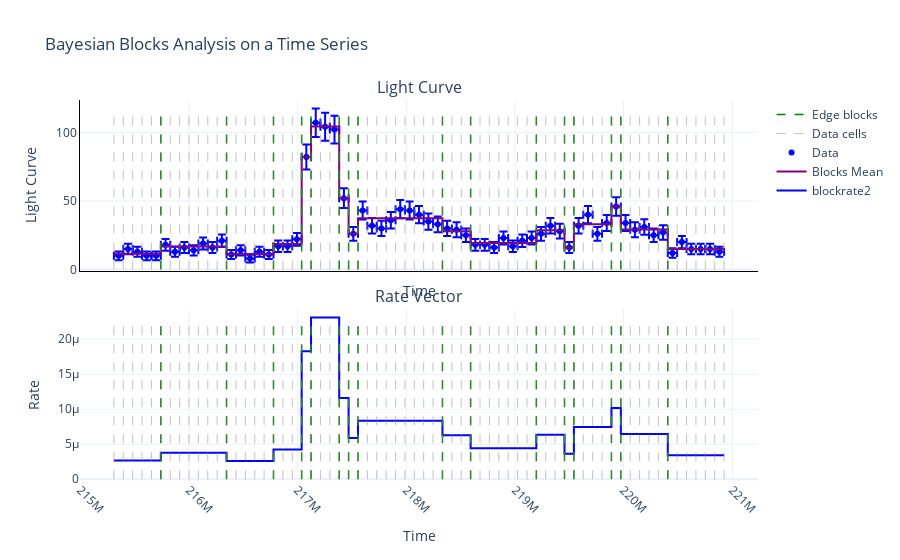

The notebook cell saved with this chart:
### Code cell
# Plot
ag_bb_ap.plotBayesianBlocks(saveImage=False, plotRate=True, plotDataCells=True)

### Figure 1 — Plotly figure (JSON) as saved in the notebook; plotly's stock layout.template omitted (floating-point values rounded to 4 significant figures)
{"data": [{"line": {"color": "green", "dash": "dash", "width": 1.5}, "mode": "lines", "name": "Edge blocks", "type": "scatter", "x": [null], "xaxis": "x", "y": [null], "yaxis": "y"}, {"line": {"color": "gray", "dash": "dash", "width": 0.5}, "mode": "lines", "name": "Data cells", "type": "scatter", "x": [null], "xaxis": "x", "y": [null], "yaxis": "y"}, {"error_x": {"array": [43200, 43200, 43200, 43200, 43200, 43200, 43200, 43200, 43200, 43200, 43200, 43200, 43200, 43200, 43200, 43200, 43200, 43200, 43200, 43200, 43200, 43200, 43200, 43200, 43200, 43200, 43200, 43200, 43200, 43200, 43200, 43200, 43200, 43200, 43200, 43200, 43200, 43200, 43200, 43200, 43200, 43200, 43200, 43200, 43200, 43200, 43200, 43200, 43200, 43200, 43200, 43200, 43200, 43200, 43200, 43200, 43200, 43200, 43200, 43200, 43200, 43200, 43200, 43200, 43200], "type": "data"}, "error_y": {"array": [3.162, 3.873, 3.606, 3.162, 3.162, 4.243, 3.606, 4, 3.742, 4.359, 4, 4.583, 3.317, 3.742, 2.828, 3.606, 3.317, 4.123, 4.123, 4.69, 9.055, 10.34, 10.2, 10.1, 7.211, 5.099, 6.557, 5.657, 5.477, 6, 6.633, 6.557, 6.325, 5.916, 5.745, 5.477, 5.385, 5, 4.243, 4.243, 4, 4.796, 4.123, 4.583, 4.796, 5.099, 5.657, 5.292, 4, 5.657, 6.325, 5.099, 5.831, 6.782, 5.831, 5.385, 5.568, 5, 5.196, 3.464, 4.472, 3.873, 3.873, 3.873, 3.606], "type": "data"}, "marker": {"color": "blue", "size": 6}, "mode": "markers", "name": "Data", "type": "scatter", "x": [215352000, 215438400, 215524800, 215611200, 215697600, 215784000, 215870400, 215956800, 216043200, 216129600, 216216000, 216302400, 216388800, 216475200, 216561600, 216648000, 216734400, 216820800, 216907200, 216993600, 217080000, 217166400, 217252800, 217339200, 217425600, 217512000, 217598400, 217684800, 217771200, 217857600, 217944000, 218030400, 218116800, 218203200, 218289600, 218376000, 218462400, 218548800, 218635200, 218721600, 218808000, 218894400, 218980800, 219067200, 219153600, 219240000, 219326400, 219412800, 219499200, 219585600, 219672000, 219758400, 219844800, 219931200, 220017600, 220104000, 220190400, 220276800, 220363200, 220449600, 220536000, 220622400, 220708800, 220795200, 220881600], "xaxis": "x", "y": [10, 15, 13, 10, 10, 18, 13, 16, 14, 19, 16, 21, 11, 14, 8, 13, 11, 17, 17, 22, 82, 107, 104, 102, 52, 26, 43, 32, 30, 36, 44, 43, 40, 35, 33, 30, 29, 25, 18, 18, 16, 23, 17, 21, 23, 26, 32, 28, 16, 32, 40, 26, 34, 46, 34, 29, 31, 25, 27, 12, 20, 15, 15, 15, 13], "yaxis": "y"}, {"line": {"color": "purple", "shape": "hv"}, "mode": "lines", "name": "Blocks Mean", "type": "scatter", "x": [215308800, 215395200, 215481600, 215568000, 215654400, 215740800, 215827200, 215913600, 216000000, 216086400, 216172800, 216259200, 216345600, 216432000, 216518400, 216604800, 216691200, 216777600, 216864000, 216950400, 217036800, 217123200, 217209600, 217296000, 217382400, 217468800, 217555200, 217641600, 217728000, 217814400, 217900800, 217987200, 218073600, 218160000, 218246400, 218332800, 218419200, 218505600, 218592000, 218678400, 218764800, 218851200, 218937600, 219024000, 219110400, 219196800, 219283200, 219369600, 219456000, 219542400, 219628800, 219715200, 219801600, 219888000, 219974400, 220060800, 220147200, 220233600, 220320000, 220406400, 220492800, 220579200, 220665600, 220752000, 220838400, 220924800], "xaxis": "x", "y": [11.6, 11.6, 11.6, 11.6, 11.6, 16.71, 16.71, 16.71, 16.71, 16.71, 16.71, 16.71, 11.4, 11.4, 11.4, 11.4, 11.4, 18.67, 18.67, 18.67, 82, 104.3, 104.3, 104.3, 52, 26, 37.33, 37.33, 37.33, 37.33, 37.33, 37.33, 37.33, 37.33, 37.33, 28, 28, 28, 19.43, 19.43, 19.43, 19.43, 19.43, 19.43, 19.43, 28.67, 28.67, 28.67, 16, 33, 33, 33, 33, 46, 29.2, 29.2, 29.2, 29.2, 29.2, 15, 15, 15, 15, 15, 15, 15], "yaxis": "y"}, {"line": {"color": "blue", "shape": "hv"}, "mode": "lines", "name": "blockrate2", "type": "scatter", "x": [215308800, 215395200, 215481600, 215568000, 215654400, 215740800, 215827200, 215913600, 216000000, 216086400, 216172800, 216259200, 216345600, 216432000, 216518400, 216604800, 216691200, 216777600, 216864000, 216950400, 217036800, 217123200, 217209600, 217296000, 217382400, 217468800, 217555200, 217641600, 217728000, 217814400, 217900800, 217987200, 218073600, 218160000, 218246400, 218332800, 218419200, 218505600, 218592000, 218678400, 218764800, 218851200, 218937600, 219024000, 219110400, 219196800, 219283200, 219369600, 219456000, 219542400, 219628800, 219715200, 219801600, 219888000, 219974400, 220060800, 220147200, 220233600, 220320000, 220406400, 220492800, 220579200, 220665600, 220752000, 220838400, 220924800], "xaxis": "x2", "y": [2.671e-06, 2.671e-06, 2.671e-06, 2.671e-06, 2.671e-06, 3.795e-06, 3.795e-06, 3.795e-06, 3.795e-06, 3.795e-06, 3.795e-06, 3.795e-06, 2.602e-06, 2.602e-06, 2.602e-06, 2.602e-06, 2.602e-06, 4.242e-06, 4.242e-06, 4.242e-06, 1.828e-05, 2.309e-05, 2.309e-05, 2.309e-05, 1.159e-05, 5.885e-06, 8.337e-06, 8.337e-06, 8.337e-06, 8.337e-06, 8.337e-06, 8.337e-06, 8.337e-06, 8.337e-06, 8.337e-06, 6.296e-06, 6.296e-06, 6.296e-06, 4.411e-06, 4.411e-06, 4.411e-06, 4.411e-06, 4.411e-06, 4.411e-06, 4.411e-06, 6.372e-06, 6.372e-06, 6.372e-06, 3.637e-06, 7.457e-06, 7.457e-06, 7.457e-06, 7.457e-06, 1.018e-05, 6.475e-06, 6.475e-06, 6.475e-06, 6.475e-06, 6.475e-06, 3.435e-06, 3.435e-06, 3.435e-06, 3.435e-06, 3.435e-06, 3.435e-06, 3.435e-06], "yaxis": "y2"}], "layout": {"annotations": [{"font": {"size": 16}, "showarrow": false, "text": "Light Curve", "x": 0.5, "xanchor": "center", "xref": "paper", "y": 1, "yanchor": "bottom", "yref": "paper"}, {"font": {"size": 16}, "showarrow": false, "text": "Rate Vector", "x": 0.5, "xanchor": "center", "xref": "paper", "y": 0.45, "yanchor": "bottom", "yref": "paper"}], "hovermode": "closest", "shapes": [{"line": {"color": "green", "dash": "dash", "width": 1.5}, "name": "Edge blocks", "type": "line", "x0": 215740800, "x1": 215740800, "xref": "x", "y0": 0, "y1": 117.3, "yref": "y"}, {"line": {"color": "green", "dash": "dash", "width": 1.5}, "name": "Edge blocks", "type": "line", "x0": 216345600, "x1": 216345600, "xref": "x", "y0": 0, "y1": 117.3, "yref": "y"}, {"line": {"color": "green", "dash": "dash", "width": 1.5}, "name": "Edge blocks", "type": "line", "x0": 216777600, "x1": 216777600, "xref": "x", "y0": 0, "y1": 117.3, "yref": "y"}, {"line": {"color": "green", "dash": "dash", "width": 1.5}, "name": "Edge blocks", "type": "line", "x0": 217036800, "x1": 217036800, "xref": "x", "y0": 0, "y1": 117.3, "yref": "y"}, {"line": {"color": "green", "dash": "dash", "width": 1.5}, "name": "Edge blocks", "type": "line", "x0": 217123200, "x1": 217123200, "xref": "x", "y0": 0, "y1": 117.3, "yref": "y"}, {"line": {"color": "green", "dash": "dash", "width": 1.5}, "name": "Edge blocks", "type": "line", "x0": 217382400, "x1": 217382400, "xref": "x", "y0": 0, "y1": 117.3, "yref": "y"}, {"line": {"color": "green", "dash": "dash", "width": 1.5}, "name": "Edge blocks", "type": "line", "x0": 217468800, "x1": 217468800, "xref": "x", "y0": 0, "y1": 117.3, "yref": "y"}, {"line": {"color": "green", "dash": "dash", "width": 1.5}, "name": "Edge blocks", "type": "line", "x0": 217555200, "x1": 217555200, "xref": "x", "y0": 0, "y1": 117.3, "yref": "y"}, {"line": {"color": "green", "dash": "dash", "width": 1.5}, "name": "Edge blocks", "type": "line", "x0": 218332800, "x1": 218332800, "xref": "x", "y0": 0, "y1": 117.3, "yref": "y"}, {"line": {"color": "green", "dash": "dash", "width": 1.5}, "name": "Edge blocks", "type": "line", "x0": 218592000, "x1": 218592000, "xref": "x", "y0": 0, "y1": 117.3, "yref": "y"}, {"line": {"color": "green", "dash": "dash", "width": 1.5}, "name": "Edge blocks", "type": "line", "x0": 219196800, "x1": 219196800, "xref": "x", "y0": 0, "y1": 117.3, "yref": "y"}, {"line": {"color": "green", "dash": "dash", "width": 1.5}, "name": "Edge blocks", "type": "line", "x0": 219456000, "x1": 219456000, "xref": "x", "y0": 0, "y1": 117.3, "yref": "y"}, {"line": {"color": "green", "dash": "dash", "width": 1.5}, "name": "Edge blocks", "type": "line", "x0": 219542400, "x1": 219542400, "xref": "x", "y0": 0, "y1": 117.3, "yref": "y"}, {"line": {"color": "green", "dash": "dash", "width": 1.5}, "name": "Edge blocks", "type": "line", "x0": 219888000, "x1": 219888000, "xref": "x", "y0": 0, "y1": 117.3, "yref": "y"}, {"line": {"color": "green", "dash": "dash", "width": 1.5}, "name": "Edge blocks", "type": "line", "x0": 219974400, "x1": 219974400, "xref": "x", "y0": 0, "y1": 117.3, "yref": "y"}, {"line": {"color": "green", "dash": "dash", "width": 1.5}, "name": "Edge blocks", "type": "line", "x0": 220406400, "x1": 220406400, "xref": "x", "y0": 0, "y1": 117.3, "yref": "y"}, {"line": {"color": "gray", "dash": "dash", "width": 0.5}, "name": "Data cells", "type": "line", "x0": 215308800, "x1": 215308800, "xref": "x", "y0": 0, "y1": 117.3, "yref": "y"}, {"line": {"color": "gray", "dash": "dash", "width": 0.5}, "name": "Data cells", "type": "line", "x0": 215395200, "x1": 215395200, "xref": "x", "y0": 0, "y1": 117.3, "yref": "y"}, {"line": {"color": "gray", "dash": "dash", "width": 0.5}, "name": "Data cells", "type": "line", "x0": 215481600, "x1": 215481600, "xref": "x", "y0": 0, "y1": 117.3, "yref": "y"}, {"line": {"color": "gray", "dash": "dash", "width": 0.5}, "name": "Data cells", "type": "line", "x0": 215568000, "x1": 215568000, "xref": "x", "y0": 0, "y1": 117.3, "yref": "y"}, {"line": {"color": "gray", "dash": "dash", "width": 0.5}, "name": "Data cells", "type": "line", "x0": 215654400, "x1": 215654400, "xref": "x", "y0": 0, "y1": 117.3, "yref": "y"}, {"line": {"color": "gray", "dash": "dash", "width": 0.5}, "name": "Data cells", "type": "line", "x0": 215740800, "x1": 215740800, "xref": "x", "y0": 0, "y1": 117.3, "yref": "y"}, {"line": {"color": "gray", "dash": "dash", "width": 0.5}, "name": "Data cells", "type": "line", "x0": 215827200, "x1": 215827200, "xref": "x", "y0": 0, "y1": 117.3, "yref": "y"}, {"line": {"color": "gray", "dash": "dash", "width": 0.5}, "name": "Data cells", "type": "line", "x0": 215913600, "x1": 215913600, "xref": "x", "y0": 0, "y1": 117.3, "yref": "y"}, {"line": {"color": "gray", "dash": "dash", "width": 0.5}, "name": "Data cells", "type": "line", "x0": 216000000, "x1": 216000000, "xref": "x", "y0": 0, "y1": 117.3, "yref": "y"}, {"line": {"color": "gray", "dash": "dash", "width": 0.5}, "name": "Data cells", "type": "line", "x0": 216086400, "x1": 216086400, "xref": "x", "y0": 0, "y1": 117.3, "yref": "y"}, {"line": {"color": "gray", "dash": "dash", "width": 0.5}, "name": "Data cells", "type": "line", "x0": 216172800, "x1": 216172800, "xref": "x", "y0": 0, "y1": 117.3, "yref": "y"}, {"line": {"color": "gray", "dash": "dash", "width": 0.5}, "name": "Data cells", "type": "line", "x0": 216259200, "x1": 216259200, "xref": "x", "y0": 0, "y1": 117.3, "yref": "y"}, {"line": {"color": "gray", "dash": "dash", "width": 0.5}, "name": "Data cells", "type": "line", "x0": 216345600, "x1": 216345600, "xref": "x", "y0": 0, "y1": 117.3, "yref": "y"}, {"line": {"color": "gray", "dash": "dash", "width": 0.5}, "name": "Data cells", "type": "line", "x0": 216432000, "x1": 216432000, "xref": "x", "y0": 0, "y1": 117.3, "yref": "y"}, {"line": {"color": "gray", "dash": "dash", "width": 0.5}, "name": "Data cells", "type": "line", "x0": 216518400, "x1": 216518400, "xref": "x", "y0": 0, "y1": 117.3, "yref": "y"}, {"line": {"color": "gray", "dash": "dash", "width": 0.5}, "name": "Data cells", "type": "line", "x0": 216604800, "x1": 216604800, "xref": "x", "y0": 0, "y1": 117.3, "yref": "y"}, {"line": {"color": "gray", "dash": "dash", "width": 0.5}, "name": "Data cells", "type": "line", "x0": 216691200, "x1": 216691200, "xref": "x", "y0": 0, "y1": 117.3, "yref": "y"}, {"line": {"color": "gray", "dash": "dash", "width": 0.5}, "name": "Data cells", "type": "line", "x0": 216777600, "x1": 216777600, "xref": "x", "y0": 0, "y1": 117.3, "yref": "y"}, {"line": {"color": "gray", "dash": "dash", "width": 0.5}, "name": "Data cells", "type": "line", "x0": 216864000, "x1": 216864000, "xref": "x", "y0": 0, "y1": 117.3, "yref": "y"}, {"line": {"color": "gray", "dash": "dash", "width": 0.5}, "name": "Data cells", "type": "line", "x0": 216950400, "x1": 216950400, "xref": "x", "y0": 0, "y1": 117.3, "yref": "y"}, {"line": {"color": "gray", "dash": "dash", "width": 0.5}, "name": "Data cells", "type": "line", "x0": 217036800, "x1": 217036800, "xref": "x", "y0": 0, "y1": 117.3, "yref": "y"}, {"line": {"color": "gray", "dash": "dash", "width": 0.5}, "name": "Data cells", "type": "line", "x0": 217123200, "x1": 217123200, "xref": "x", "y0": 0, "y1": 117.3, "yref": "y"}, {"line": {"color": "gray", "dash": "dash", "width": 0.5}, "name": "Data cells", "type": "line", "x0": 217209600, "x1": 217209600, "xref": "x", "y0": 0, "y1": 117.3, "yref": "y"}, {"line": {"color": "gray", "dash": "dash", "width": 0.5}, "name": "Data cells", "type": "line", "x0": 217296000, "x1": 217296000, "xref": "x", "y0": 0, "y1": 117.3, "yref": "y"}, {"line": {"color": "gray", "dash": "dash", "width": 0.5}, "name": "Data cells", "type": "line", "x0": 217382400, "x1": 217382400, "xref": "x", "y0": 0, "y1": 117.3, "yref": "y"}, {"line": {"color": "gray", "dash": "dash", "width": 0.5}, "name": "Data cells", "type": "line", "x0": 217468800, "x1": 217468800, "xref": "x", "y0": 0, "y1": 117.3, "yref": "y"}, {"line": {"color": "gray", "dash": "dash", "width": 0.5}, "name": "Data cells", "type": "line", "x0": 217555200, "x1": 217555200, "xref": "x", "y0": 0, "y1": 117.3, "yref": "y"}, {"line": {"color": "gray", "dash": "dash", "width": 0.5}, "name": "Data cells", "type": "line", "x0": 217641600, "x1": 217641600, "xref": "x", "y0": 0, "y1": 117.3, "yref": "y"}, {"line": {"color": "gray", "dash": "dash", "width": 0.5}, "name": "Data cells", "type": "line", "x0": 217728000, "x1": 217728000, "xref": "x", "y0": 0, "y1": 117.3, "yref": "y"}, {"line": {"color": "gray", "dash": "dash", "width": 0.5}, "name": "Data cells", "type": "line", "x0": 217814400, "x1": 217814400, "xref": "x", "y0": 0, "y1": 117.3, "yref": "y"}, {"line": {"color": "gray", "dash": "dash", "width": 0.5}, "name": "Data cells", "type": "line", "x0": 217900800, "x1": 217900800, "xref": "x", "y0": 0, "y1": 117.3, "yref": "y"}, {"line": {"color": "gray", "dash": "dash", "width": 0.5}, "name": "Data cells", "type": "line", "x0": 217987200, "x1": 217987200, "xref": "x", "y0": 0, "y1": 117.3, "yref": "y"}, {"line": {"color": "gray", "dash": "dash", "width": 0.5}, "name": "Data cells", "type": "line", "x0": 218073600, "x1": 218073600, "xref": "x", "y0": 0, "y1": 117.3, "yref": "y"}, {"line": {"color": "gray", "dash": "dash", "width": 0.5}, "name": "Data cells", "type": "line", "x0": 218160000, "x1": 218160000, "xref": "x", "y0": 0, "y1": 117.3, "yref": "y"}, {"line": {"color": "gray", "dash": "dash", "width": 0.5}, "name": "Data cells", "type": "line", "x0": 218246400, "x1": 218246400, "xref": "x", "y0": 0, "y1": 117.3, "yref": "y"}, {"line": {"color": "gray", "dash": "dash", "width": 0.5}, "name": "Data cells", "type": "line", "x0": 218332800, "x1": 218332800, "xref": "x", "y0": 0, "y1": 117.3, "yref": "y"}, {"line": {"color": "gray", "dash": "dash", "width": 0.5}, "name": "Data cells", "type": "line", "x0": 218419200, "x1": 218419200, "xref": "x", "y0": 0, "y1": 117.3, "yref": "y"}, {"line": {"color": "gray", "dash": "dash", "width": 0.5}, "name": "Data cells", "type": "line", "x0": 218505600, "x1": 218505600, "xref": "x", "y0": 0, "y1": 117.3, "yref": "y"}, {"line": {"color": "gray", "dash": "dash", "width": 0.5}, "name": "Data cells", "type": "line", "x0": 218592000, "x1": 218592000, "xref": "x", "y0": 0, "y1": 117.3, "yref": "y"}, {"line": {"color": "gray", "dash": "dash", "width": 0.5}, "name": "Data cells", "type": "line", "x0": 218678400, "x1": 218678400, "xref": "x", "y0": 0, "y1": 117.3, "yref": "y"}, {"line": {"color": "gray", "dash": "dash", "width": 0.5}, "name": "Data cells", "type": "line", "x0": 218764800, "x1": 218764800, "xref": "x", "y0": 0, "y1": 117.3, "yref": "y"}, {"line": {"color": "gray", "dash": "dash", "width": 0.5}, "name": "Data cells", "type": "line", "x0": 218851200, "x1": 218851200, "xref": "x", "y0": 0, "y1": 117.3, "yref": "y"}, {"line": {"color": "gray", "dash": "dash", "width": 0.5}, "name": "Data cells", "type": "line", "x0": 218937600, "x1": 218937600, "xref": "x", "y0": 0, "y1": 117.3, "yref": "y"}, {"line": {"color": "gray", "dash": "dash", "width": 0.5}, "name": "Data cells", "type": "line", "x0": 219024000, "x1": 219024000, "xref": "x", "y0": 0, "y1": 117.3, "yref": "y"}, {"line": {"color": "gray", "dash": "dash", "width": 0.5}, "name": "Data cells", "type": "line", "x0": 219110400, "x1": 219110400, "xref": "x", "y0": 0, "y1": 117.3, "yref": "y"}, {"line": {"color": "gray", "dash": "dash", "width": 0.5}, "name": "Data cells", "type": "line", "x0": 219196800, "x1": 219196800, "xref": "x", "y0": 0, "y1": 117.3, "yref": "y"}, {"line": {"color": "gray", "dash": "dash", "width": 0.5}, "name": "Data cells", "type": "line", "x0": 219283200, "x1": 219283200, "xref": "x", "y0": 0, "y1": 117.3, "yref": "y"}, {"line": {"color": "gray", "dash": "dash", "width": 0.5}, "name": "Data cells", "type": "line", "x0": 219369600, "x1": 219369600, "xref": "x", "y0": 0, "y1": 117.3, "yref": "y"}, {"line": {"color": "gray", "dash": "dash", "width": 0.5}, "name": "Data cells", "type": "line", "x0": 219456000, "x1": 219456000, "xref": "x", "y0": 0, "y1": 117.3, "yref": "y"}, {"line": {"color": "gray", "dash": "dash", "width": 0.5}, "name": "Data cells", "type": "line", "x0": 219542400, "x1": 219542400, "xref": "x", "y0": 0, "y1": 117.3, "yref": "y"}, {"line": {"color": "gray", "dash": "dash", "width": 0.5}, "name": "Data cells", "type": "line", "x0": 219628800, "x1": 219628800, "xref": "x", "y0": 0, "y1": 117.3, "yref": "y"}, {"line": {"color": "gray", "dash": "dash", "width": 0.5}, "name": "Data cells", "type": "line", "x0": 219715200, "x1": 219715200, "xref": "x", "y0": 0, "y1": 117.3, "yref": "y"}, {"line": {"color": "gray", "dash": "dash", "width": 0.5}, "name": "Data cells", "type": "line", "x0": 219801600, "x1": 219801600, "xref": "x", "y0": 0, "y1": 117.3, "yref": "y"}, {"line": {"color": "gray", "dash": "dash", "width": 0.5}, "name": "Data cells", "type": "line", "x0": 219888000, "x1": 219888000, "xref": "x", "y0": 0, "y1": 117.3, "yref": "y"}, {"line": {"color": "gray", "dash": "dash", "width": 0.5}, "name": "Data cells", "type": "line", "x0": 219974400, "x1": 219974400, "xref": "x", "y0": 0, "y1": 117.3, "yref": "y"}, {"line": {"color": "gray", "dash": "dash", "width": 0.5}, "name": "Data cells", "type": "line", "x0": 220060800, "x1": 220060800, "xref": "x", "y0": 0, "y1": 117.3, "yref": "y"}, {"line": {"color": "gray", "dash": "dash", "width": 0.5}, "name": "Data cells", "type": "line", "x0": 220147200, "x1": 220147200, "xref": "x", "y0": 0, "y1": 117.3, "yref": "y"}, {"line": {"color": "gray", "dash": "dash", "width": 0.5}, "name": "Data cells", "type": "line", "x0": 220233600, "x1": 220233600, "xref": "x", "y0": 0, "y1": 117.3, "yref": "y"}, {"line": {"color": "gray", "dash": "dash", "width": 0.5}, "name": "Data cells", "type": "line", "x0": 220320000, "x1": 220320000, "xref": "x", "y0": 0, "y1": 117.3, "yref": "y"}, {"line": {"color": "gray", "dash": "dash", "width": 0.5}, "name": "Data cells", "type": "line", "x0": 220406400, "x1": 220406400, "xref": "x", "y0": 0, "y1": 117.3, "yref": "y"}, {"line": {"color": "gray", "dash": "dash", "width": 0.5}, "name": "Data cells", "type": "line", "x0": 220492800, "x1": 220492800, "xref": "x", "y0": 0, "y1": 117.3, "yref": "y"}, {"line": {"color": "gray", "dash": "dash", "width": 0.5}, "name": "Data cells", "type": "line", "x0": 220579200, "x1": 220579200, "xref": "x", "y0": 0, "y1": 117.3, "yref": "y"}, {"line": {"color": "gray", "dash": "dash", "width": 0.5}, "name": "Data cells", "type": "line", "x0": 220665600, "x1": 220665600, "xref": "x", "y0": 0, "y1": 117.3, "yref": "y"}, {"line": {"color": "gray", "dash": "dash", "width": 0.5}, "name": "Data cells", "type": "line", "x0": 220752000, "x1": 220752000, "xref": "x", "y0": 0, "y1": 117.3, "yref": "y"}, {"line": {"color": "gray", "dash": "dash", "width": 0.5}, "name": "Data cells", "type": "line", "x0": 220838400, "x1": 220838400, "xref": "x", "y0": 0, "y1": 117.3, "yref": "y"}, {"line": {"color": "gray", "dash": "dash", "width": 0.5}, "name": "Data cells", "type": "line", "x0": 220924800, "x1": 220924800, "xref": "x", "y0": 0, "y1": 117.3, "yref": "y"}, {"line": {"color": "green", "dash": "dash", "width": 1.5}, "type": "line", "x0": 215740800, "x1": 215740800, "xref": "x2", "y0": 0, "y1": 2.309e-05, "yref": "y2"}, {"line": {"color": "green", "dash": "dash", "width": 1.5}, "type": "line", "x0": 216345600, "x1": 216345600, "xref": "x2", "y0": 0, "y1": 2.309e-05, "yref": "y2"}, {"line": {"color": "green", "dash": "dash", "width": 1.5}, "type": "line", "x0": 216777600, "x1": 216777600, "xref": "x2", "y0": 0, "y1": 2.309e-05, "yref": "y2"}, {"line": {"color": "green", "dash": "dash", "width": 1.5}, "type": "line", "x0": 217036800, "x1": 217036800, "xref": "x2", "y0": 0, "y1": 2.309e-05, "yref": "y2"}, {"line": {"color": "green", "dash": "dash", "width": 1.5}, "type": "line", "x0": 217123200, "x1": 217123200, "xref": "x2", "y0": 0, "y1": 2.309e-05, "yref": "y2"}, {"line": {"color": "green", "dash": "dash", "width": 1.5}, "type": "line", "x0": 217382400, "x1": 217382400, "xref": "x2", "y0": 0, "y1": 2.309e-05, "yref": "y2"}, {"line": {"color": "green", "dash": "dash", "width": 1.5}, "type": "line", "x0": 217468800, "x1": 217468800, "xref": "x2", "y0": 0, "y1": 2.309e-05, "yref": "y2"}, {"line": {"color": "green", "dash": "dash", "width": 1.5}, "type": "line", "x0": 217555200, "x1": 217555200, "xref": "x2", "y0": 0, "y1": 2.309e-05, "yref": "y2"}, {"line": {"color": "green", "dash": "dash", "width": 1.5}, "type": "line", "x0": 218332800, "x1": 218332800, "xref": "x2", "y0": 0, "y1": 2.309e-05, "yref": "y2"}, {"line": {"color": "green", "dash": "dash", "width": 1.5}, "type": "line", "x0": 218592000, "x1": 218592000, "xref": "x2", "y0": 0, "y1": 2.309e-05, "yref": "y2"}, {"line": {"color": "green", "dash": "dash", "width": 1.5}, "type": "line", "x0": 219196800, "x1": 219196800, "xref": "x2", "y0": 0, "y1": 2.309e-05, "yref": "y2"}, {"line": {"color": "green", "dash": "dash", "width": 1.5}, "type": "line", "x0": 219456000, "x1": 219456000, "xref": "x2", "y0": 0, "y1": 2.309e-05, "yref": "y2"}, {"line": {"color": "green", "dash": "dash", "width": 1.5}, "type": "line", "x0": 219542400, "x1": 219542400, "xref": "x2", "y0": 0, "y1": 2.309e-05, "yref": "y2"}, {"line": {"color": "green", "dash": "dash", "width": 1.5}, "type": "line", "x0": 219888000, "x1": 219888000, "xref": "x2", "y0": 0, "y1": 2.309e-05, "yref": "y2"}, {"line": {"color": "green", "dash": "dash", "width": 1.5}, "type": "line", "x0": 219974400, "x1": 219974400, "xref": "x2", "y0": 0, "y1": 2.309e-05, "yref": "y2"}, {"line": {"color": "green", "dash": "dash", "width": 1.5}, "type": "line", "x0": 220406400, "x1": 220406400, "xref": "x2", "y0": 0, "y1": 2.309e-05, "yref": "y2"}, {"line": {"color": "gray", "dash": "dash", "width": 0.5}, "type": "line", "x0": 215308800, "x1": 215308800, "xref": "x2", "y0": 0, "y1": 2.309e-05, "yref": "y2"}, {"line": {"color": "gray", "dash": "dash", "width": 0.5}, "type": "line", "x0": 215395200, "x1": 215395200, "xref": "x2", "y0": 0, "y1": 2.309e-05, "yref": "y2"}, {"line": {"color": "gray", "dash": "dash", "width": 0.5}, "type": "line", "x0": 215481600, "x1": 215481600, "xref": "x2", "y0": 0, "y1": 2.309e-05, "yref": "y2"}, {"line": {"color": "gray", "dash": "dash", "width": 0.5}, "type": "line", "x0": 215568000, "x1": 215568000, "xref": "x2", "y0": 0, "y1": 2.309e-05, "yref": "y2"}, {"line": {"color": "gray", "dash": "dash", "width": 0.5}, "type": "line", "x0": 215654400, "x1": 215654400, "xref": "x2", "y0": 0, "y1": 2.309e-05, "yref": "y2"}, {"line": {"color": "gray", "dash": "dash", "width": 0.5}, "type": "line", "x0": 215740800, "x1": 215740800, "xref": "x2", "y0": 0, "y1": 2.309e-05, "yref": "y2"}, {"line": {"color": "gray", "dash": "dash", "width": 0.5}, "type": "line", "x0": 215827200, "x1": 215827200, "xref": "x2", "y0": 0, "y1": 2.309e-05, "yref": "y2"}, {"line": {"color": "gray", "dash": "dash", "width": 0.5}, "type": "line", "x0": 215913600, "x1": 215913600, "xref": "x2", "y0": 0, "y1": 2.309e-05, "yref": "y2"}, {"line": {"color": "gray", "dash": "dash", "width": 0.5}, "type": "line", "x0": 216000000, "x1": 216000000, "xref": "x2", "y0": 0, "y1": 2.309e-05, "yref": "y2"}, {"line": {"color": "gray", "dash": "dash", "width": 0.5}, "type": "line", "x0": 216086400, "x1": 216086400, "xref": "x2", "y0": 0, "y1": 2.309e-05, "yref": "y2"}, {"line": {"color": "gray", "dash": "dash", "width": 0.5}, "type": "line", "x0": 216172800, "x1": 216172800, "xref": "x2", "y0": 0, "y1": 2.309e-05, "yref": "y2"}, {"line": {"color": "gray", "dash": "dash", "width": 0.5}, "type": "line", "x0": 216259200, "x1": 216259200, "xref": "x2", "y0": 0, "y1": 2.309e-05, "yref": "y2"}, {"line": {"color": "gray", "dash": "dash", "width": 0.5}, "type": "line", "x0": 216345600, "x1": 216345600, "xref": "x2", "y0": 0, "y1": 2.309e-05, "yref": "y2"}, {"line": {"color": "gray", "dash": "dash", "width": 0.5}, "type": "line", "x0": 216432000, "x1": 216432000, "xref": "x2", "y0": 0, "y1": 2.309e-05, "yref": "y2"}, {"line": {"color": "gray", "dash": "dash", "width": 0.5}, "type": "line", "x0": 216518400, "x1": 216518400, "xref": "x2", "y0": 0, "y1": 2.309e-05, "yref": "y2"}, {"line": {"color": "gray", "dash": "dash", "width": 0.5}, "type": "line", "x0": 216604800, "x1": 216604800, "xref": "x2", "y0": 0, "y1": 2.309e-05, "yref": "y2"}, {"line": {"color": "gray", "dash": "dash", "width": 0.5}, "type": "line", "x0": 216691200, "x1": 216691200, "xref": "x2", "y0": 0, "y1": 2.309e-05, "yref": "y2"}, {"line": {"color": "gray", "dash": "dash", "width": 0.5}, "type": "line", "x0": 216777600, "x1": 216777600, "xref": "x2", "y0": 0, "y1": 2.309e-05, "yref": "y2"}, {"line": {"color": "gray", "dash": "dash", "width": 0.5}, "type": "line", "x0": 216864000, "x1": 216864000, "xref": "x2", "y0": 0, "y1": 2.309e-05, "yref": "y2"}, {"line": {"color": "gray", "dash": "dash", "width": 0.5}, "type": "line", "x0": 216950400, "x1": 216950400, "xref": "x2", "y0": 0, "y1": 2.309e-05, "yref": "y2"}, {"line": {"color": "gray", "dash": "dash", "width": 0.5}, "type": "line", "x0": 217036800, "x1": 217036800, "xref": "x2", "y0": 0, "y1": 2.309e-05, "yref": "y2"}, {"line": {"color": "gray", "dash": "dash", "width": 0.5}, "type": "line", "x0": 217123200, "x1": 217123200, "xref": "x2", "y0": 0, "y1": 2.309e-05, "yref": "y2"}, {"line": {"color": "gray", "dash": "dash", "width": 0.5}, "type": "line", "x0": 217209600, "x1": 217209600, "xref": "x2", "y0": 0, "y1": 2.309e-05, "yref": "y2"}, {"line": {"color": "gray", "dash": "dash", "width": 0.5}, "type": "line", "x0": 217296000, "x1": 217296000, "xref": "x2", "y0": 0, "y1": 2.309e-05, "yref": "y2"}, {"line": {"color": "gray", "dash": "dash", "width": 0.5}, "type": "line", "x0": 217382400, "x1": 217382400, "xref": "x2", "y0": 0, "y1": 2.309e-05, "yref": "y2"}, {"line": {"color": "gray", "dash": "dash", "width": 0.5}, "type": "line", "x0": 217468800, "x1": 217468800, "xref": "x2", "y0": 0, "y1": 2.309e-05, "yref": "y2"}, {"line": {"color": "gray", "dash": "dash", "width": 0.5}, "type": "line", "x0": 217555200, "x1": 217555200, "xref": "x2", "y0": 0, "y1": 2.309e-05, "yref": "y2"}, {"line": {"color": "gray", "dash": "dash", "width": 0.5}, "type": "line", "x0": 217641600, "x1": 217641600, "xref": "x2", "y0": 0, "y1": 2.309e-05, "yref": "y2"}, {"line": {"color": "gray", "dash": "dash", "width": 0.5}, "type": "line", "x0": 217728000, "x1": 217728000, "xref": "x2", "y0": 0, "y1": 2.309e-05, "yref": "y2"}, {"line": {"color": "gray", "dash": "dash", "width": 0.5}, "type": "line", "x0": 217814400, "x1": 217814400, "xref": "x2", "y0": 0, "y1": 2.309e-05, "yref": "y2"}, {"line": {"color": "gray", "dash": "dash", "width": 0.5}, "type": "line", "x0": 217900800, "x1": 217900800, "xref": "x2", "y0": 0, "y1": 2.309e-05, "yref": "y2"}, {"line": {"color": "gray", "dash": "dash", "width": 0.5}, "type": "line", "x0": 217987200, "x1": 217987200, "xref": "x2", "y0": 0, "y1": 2.309e-05, "yref": "y2"}, {"line": {"color": "gray", "dash": "dash", "width": 0.5}, "type": "line", "x0": 218073600, "x1": 218073600, "xref": "x2", "y0": 0, "y1": 2.309e-05, "yref": "y2"}, {"line": {"color": "gray", "dash": "dash", "width": 0.5}, "type": "line", "x0": 218160000, "x1": 218160000, "xref": "x2", "y0": 0, "y1": 2.309e-05, "yref": "y2"}, {"line": {"color": "gray", "dash": "dash", "width": 0.5}, "type": "line", "x0": 218246400, "x1": 218246400, "xref": "x2", "y0": 0, "y1": 2.309e-05, "yref": "y2"}, {"line": {"color": "gray", "dash": "dash", "width": 0.5}, "type": "line", "x0": 218332800, "x1": 218332800, "xref": "x2", "y0": 0, "y1": 2.309e-05, "yref": "y2"}, {"line": {"color": "gray", "dash": "dash", "width": 0.5}, "type": "line", "x0": 218419200, "x1": 218419200, "xref": "x2", "y0": 0, "y1": 2.309e-05, "yref": "y2"}, {"line": {"color": "gray", "dash": "dash", "width": 0.5}, "type": "line", "x0": 218505600, "x1": 218505600, "xref": "x2", "y0": 0, "y1": 2.309e-05, "yref": "y2"}, {"line": {"color": "gray", "dash": "dash", "width": 0.5}, "type": "line", "x0": 218592000, "x1": 218592000, "xref": "x2", "y0": 0, "y1": 2.309e-05, "yref": "y2"}, {"line": {"color": "gray", "dash": "dash", "width": 0.5}, "type": "line", "x0": 218678400, "x1": 218678400, "xref": "x2", "y0": 0, "y1": 2.309e-05, "yref": "y2"}, {"line": {"color": "gray", "dash": "dash", "width": 0.5}, "type": "line", "x0": 218764800, "x1": 218764800, "xref": "x2", "y0": 0, "y1": 2.309e-05, "yref": "y2"}, {"line": {"color": "gray", "dash": "dash", "width": 0.5}, "type": "line", "x0": 218851200, "x1": 218851200, "xref": "x2", "y0": 0, "y1": 2.309e-05, "yref": "y2"}, {"line": {"color": "gray", "dash": "dash", "width": 0.5}, "type": "line", "x0": 218937600, "x1": 218937600, "xref": "x2", "y0": 0, "y1": 2.309e-05, "yref": "y2"}, {"line": {"color": "gray", "dash": "dash", "width": 0.5}, "type": "line", "x0": 219024000, "x1": 219024000, "xref": "x2", "y0": 0, "y1": 2.309e-05, "yref": "y2"}, {"line": {"color": "gray", "dash": "dash", "width": 0.5}, "type": "line", "x0": 219110400, "x1": 219110400, "xref": "x2", "y0": 0, "y1": 2.309e-05, "yref": "y2"}, {"line": {"color": "gray", "dash": "dash", "width": 0.5}, "type": "line", "x0": 219196800, "x1": 219196800, "xref": "x2", "y0": 0, "y1": 2.309e-05, "yref": "y2"}, {"line": {"color": "gray", "dash": "dash", "width": 0.5}, "type": "line", "x0": 219283200, "x1": 219283200, "xref": "x2", "y0": 0, "y1": 2.309e-05, "yref": "y2"}, {"line": {"color": "gray", "dash": "dash", "width": 0.5}, "type": "line", "x0": 219369600, "x1": 219369600, "xref": "x2", "y0": 0, "y1": 2.309e-05, "yref": "y2"}, {"line": {"color": "gray", "dash": "dash", "width": 0.5}, "type": "line", "x0": 219456000, "x1": 219456000, "xref": "x2", "y0": 0, "y1": 2.309e-05, "yref": "y2"}, {"line": {"color": "gray", "dash": "dash", "width": 0.5}, "type": "line", "x0": 219542400, "x1": 219542400, "xref": "x2", "y0": 0, "y1": 2.309e-05, "yref": "y2"}, {"line": {"color": "gray", "dash": "dash", "width": 0.5}, "type": "line", "x0": 219628800, "x1": 219628800, "xref": "x2", "y0": 0, "y1": 2.309e-05, "yref": "y2"}, {"line": {"color": "gray", "dash": "dash", "width": 0.5}, "type": "line", "x0": 219715200, "x1": 219715200, "xref": "x2", "y0": 0, "y1": 2.309e-05, "yref": "y2"}, {"line": {"color": "gray", "dash": "dash", "width": 0.5}, "type": "line", "x0": 219801600, "x1": 219801600, "xref": "x2", "y0": 0, "y1": 2.309e-05, "yref": "y2"}, {"line": {"color": "gray", "dash": "dash", "width": 0.5}, "type": "line", "x0": 219888000, "x1": 219888000, "xref": "x2", "y0": 0, "y1": 2.309e-05, "yref": "y2"}, {"line": {"color": "gray", "dash": "dash", "width": 0.5}, "type": "line", "x0": 219974400, "x1": 219974400, "xref": "x2", "y0": 0, "y1": 2.309e-05, "yref": "y2"}, {"line": {"color": "gray", "dash": "dash", "width": 0.5}, "type": "line", "x0": 220060800, "x1": 220060800, "xref": "x2", "y0": 0, "y1": 2.309e-05, "yref": "y2"}, {"line": {"color": "gray", "dash": "dash", "width": 0.5}, "type": "line", "x0": 220147200, "x1": 220147200, "xref": "x2", "y0": 0, "y1": 2.309e-05, "yref": "y2"}, {"line": {"color": "gray", "dash": "dash", "width": 0.5}, "type": "line", "x0": 220233600, "x1": 220233600, "xref": "x2", "y0": 0, "y1": 2.309e-05, "yref": "y2"}, {"line": {"color": "gray", "dash": "dash", "width": 0.5}, "type": "line", "x0": 220320000, "x1": 220320000, "xref": "x2", "y0": 0, "y1": 2.309e-05, "yref": "y2"}, {"line": {"color": "gray", "dash": "dash", "width": 0.5}, "type": "line", "x0": 220406400, "x1": 220406400, "xref": "x2", "y0": 0, "y1": 2.309e-05, "yref": "y2"}, {"line": {"color": "gray", "dash": "dash", "width": 0.5}, "type": "line", "x0": 220492800, "x1": 220492800, "xref": "x2", "y0": 0, "y1": 2.309e-05, "yref": "y2"}, {"line": {"color": "gray", "dash": "dash", "width": 0.5}, "type": "line", "x0": 220579200, "x1": 220579200, "xref": "x2", "y0": 0, "y1": 2.309e-05, "yref": "y2"}, {"line": {"color": "gray", "dash": "dash", "width": 0.5}, "type": "line", "x0": 220665600, "x1": 220665600, "xref": "x2", "y0": 0, "y1": 2.309e-05, "yref": "y2"}, {"line": {"color": "gray", "dash": "dash", "width": 0.5}, "type": "line", "x0": 220752000, "x1": 220752000, "xref": "x2", "y0": 0, "y1": 2.309e-05, "yref": "y2"}, {"line": {"color": "gray", "dash": "dash", "width": 0.5}, "type": "line", "x0": 220838400, "x1": 220838400, "xref": "x2", "y0": 0, "y1": 2.309e-05, "yref": "y2"}, {"line": {"color": "gray", "dash": "dash", "width": 0.5}, "type": "line", "x0": 220924800, "x1": 220924800, "xref": "x2", "y0": 0, "y1": 2.309e-05, "yref": "y2"}], "showlegend": true, "title": {"text": "Bayesian Blocks Analysis on a Time Series"}, "xaxis": {"anchor": "y", "domain": [0, 1], "linecolor": "black", "matches": "x2", "showline": true, "showticklabels": false, "tickangle": 45, "tickformat": "g", "title": {"text": "Time"}}, "xaxis2": {"anchor": "y2", "domain": [0, 1], "tickangle": 45, "tickmode": "array", "title": {"text": "Time"}}, "yaxis": {"anchor": "x", "domain": [0.55, 1], "linecolor": "black", "showline": true, "title": {"text": "Light Curve"}}, "yaxis2": {"anchor": "x2", "domain": [0, 0.45], "title": {"text": "Rate"}}}}
